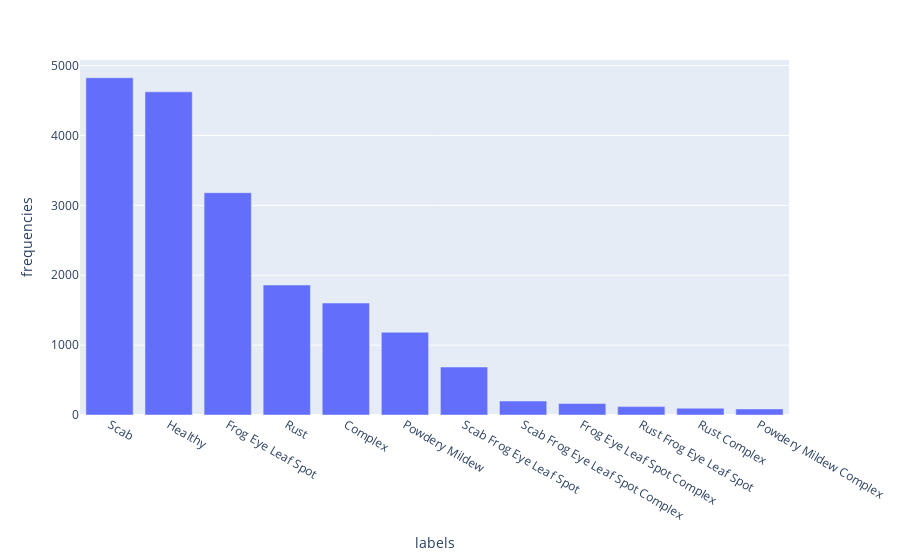

Source (notebook cell):
### Markdown cell above
### Plotting frequency of labels

### Code cell
fig = px.bar(label_df, x='labels', y='frequencies')
fig.show()

### Figure 1 — Plotly figure (JSON) as saved in the notebook; plotly's stock layout.template omitted (floating-point values rounded to 4 significant figures)
{"data": [{"alignmentgroup": "True", "hovertemplate": "labels=%{x}<br>frequencies=%{y}<extra></extra>", "legendgroup": "", "marker": {"color": "#636efa"}, "name": "", "offsetgroup": "", "orientation": "v", "showlegend": false, "textposition": "auto", "type": "bar", "x": ["Scab", "Healthy", "Frog Eye Leaf Spot", "Rust", "Complex", "Powdery Mildew", "Scab Frog Eye Leaf Spot", "Scab Frog Eye Leaf Spot Complex", "Frog Eye Leaf Spot Complex", "Rust Frog Eye Leaf Spot", "Rust Complex", "Powdery Mildew Complex"], "xaxis": "x", "y": [4826, 4624, 3181, 1860, 1602, 1184, 686, 200, 165, 120, 97, 87], "yaxis": "y"}], "layout": {"barmode": "relative", "legend": {"tracegroupgap": 0}, "margin": {"t": 60}, "xaxis": {"anchor": "y", "domain": [0, 1], "title": {"text": "labels"}}, "yaxis": {"anchor": "x", "domain": [0, 1], "title": {"text": "frequencies"}}}}
